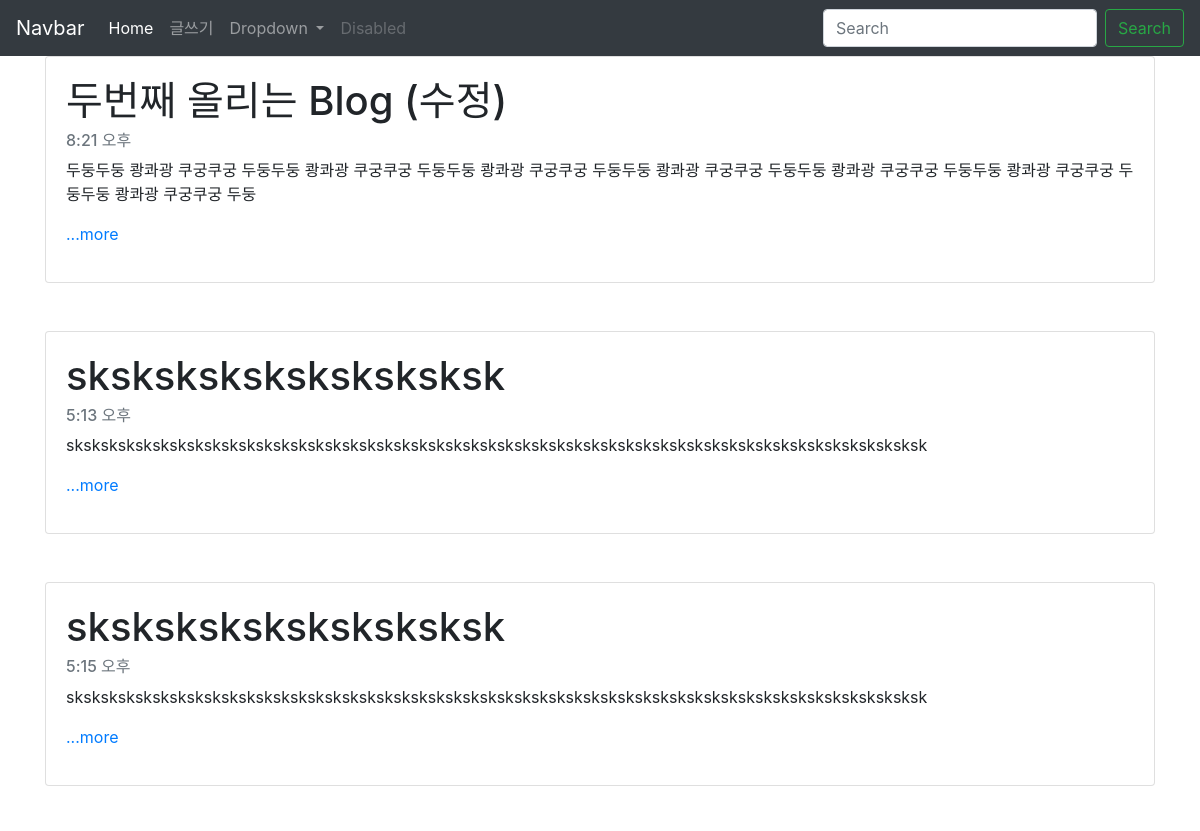
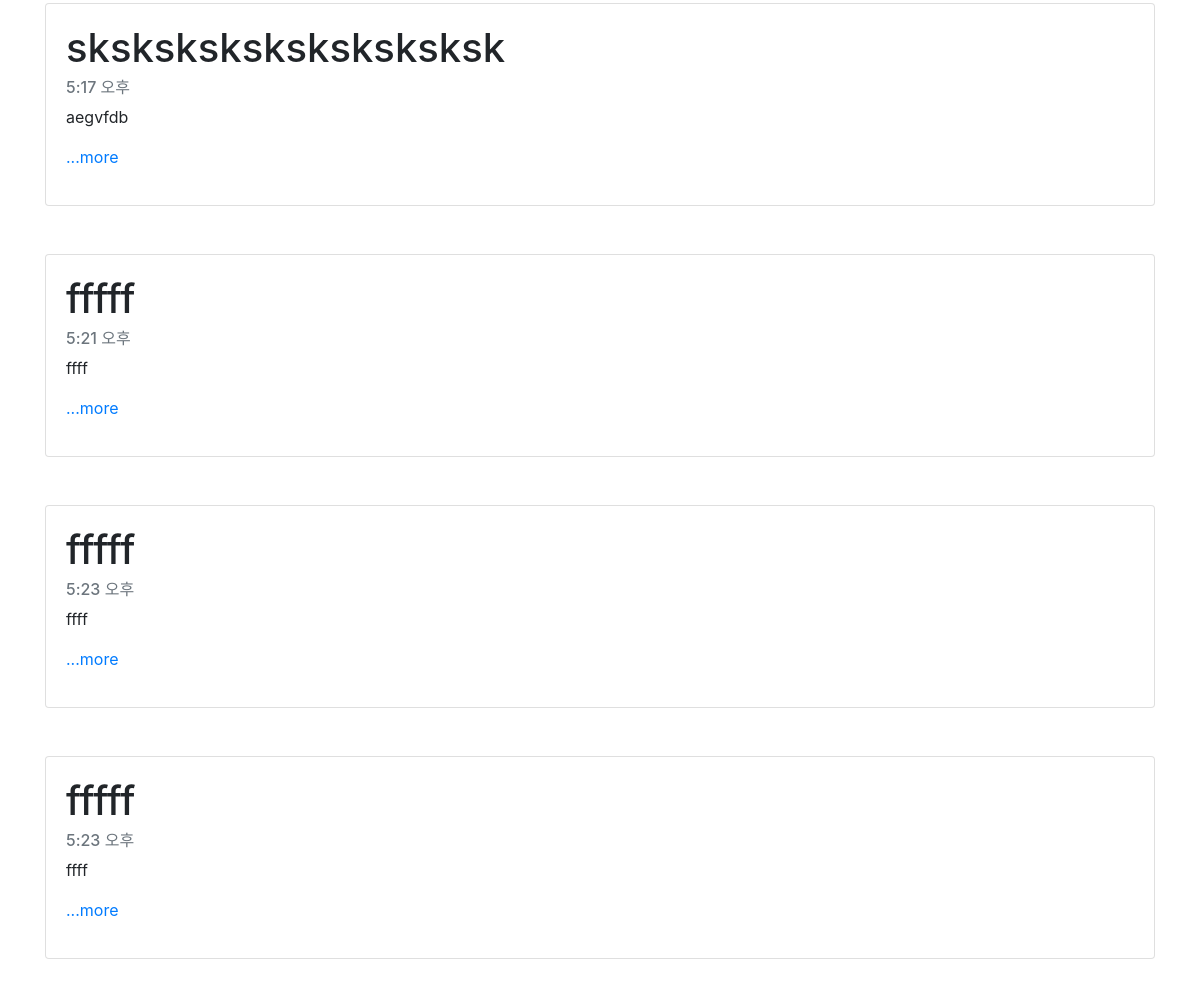
The page / on the database its author committed (2 pictures, top to bottom).
### blog/models.py (models this page shows, shortened)
class Blog(models.Model):
    title = models.CharField(max_length=50)
    pub_date = models.TimeField(auto_now_add=True)
    body = models.TextField()
    def summary(self):
        return self.body[:100]

### blog/views.py (the view)
# urls.py: 2. Add a URL to urlpatterns:  path('', views.home, name='home')
def home(request):
    blogs = Blog.objects.all()
    return render(request, 'home.html', {'blogs':blogs})

### blog/templates/home.html (shortened to what this page needs)
{% extends 'base.html' %}
{% block content %}
{% for blog in blogs %}
<div class="card">
    <div class="card-body">
        <h1 class="card-title">{{blog.title}}</h1>
        <h6 class="card-subtitle mb-2 text-muted">{{blog.pub_date}}</h6>
        <p class="card-text">{{blog.summary}}</p>
        <p><a href="{% url 'blog_detail' blog.id %}">...more</a></p>
    </div>
</div>
<br><br>
{% endfor %}
{% endblock %}

### rows shown on the page
Blog: title "두번째 올리는 Blog (수정)", pub_date "8:21 오후", summary "두둥두둥 쾅콰광 쿠궁쿠궁 두둥두둥 쾅콰광 쿠궁쿠궁 두둥두둥 쾅콰광 쿠궁쿠궁 두둥두둥 쾅콰광 쿠궁쿠궁 두둥두둥 쾅콰광 쿠궁쿠궁 두둥두둥 쾅콰광 쿠궁쿠궁 두둥두둥 쾅콰광 쿠궁쿠궁 두둥"
Blog: title "sksksksksksksksksksk", pub_date "5:13 오후", summary "sksksksksksksksksksksksksksksksksksksksksksksksksksksksksksksksksksksksksksksksksksksksksksksksksksk"
Blog: title "sksksksksksksksksksk", pub_date "5:15 오후", summary "sksksksksksksksksksksksksksksksksksksksksksksksksksksksksksksksksksksksksksksksksksksksksksksksksksk"
Blog: title "sksksksksksksksksksk", pub_date "5:17 오후", summary "aegvfdb"
Blog: title "fffff", pub_date "5:21 오후", summary "ffff"
Blog: title "fffff", pub_date "5:23 오후", summary "ffff"
Blog: title "fffff", pub_date "5:23 오후", summary "ffff"
